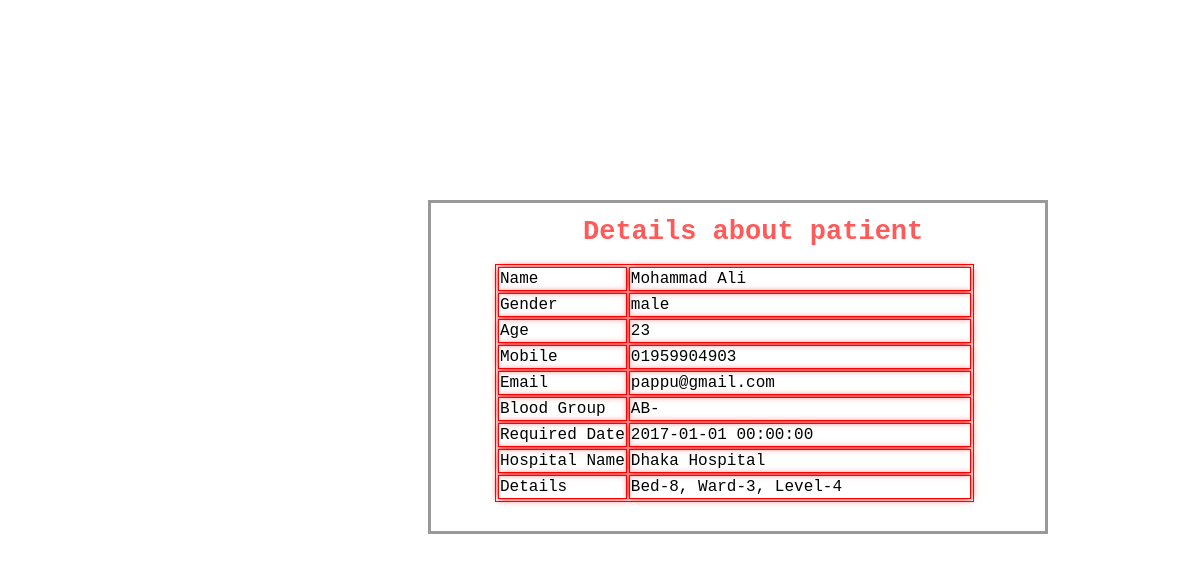
The page /details.php?q=15 on the database its author committed.
### tables this page shows
CREATE TABLE IF NOT EXISTS `requestes` (
  `req_id` int(100) NOT NULL,
  `name` varchar(100) NOT NULL,
  `gender` varchar(100) NOT NULL,
  `age` varchar(100) NOT NULL,
  `mobile` varchar(100) NOT NULL,
  `email` varchar(100) NOT NULL,
  `bgroup` varchar(100) NOT NULL,
  `reqdate` datetime NOT NULL,
  `detail` varchar(500) NOT NULL,
  `hospital_name` varchar(100) NOT NULL
);

### details.php (the view, shortened to what this page needs)
<?php
$cn = makeconnection();
$sql = "select * from requestes where req_id = '". $_REQUEST["q"]."' ";
$query = mysqli_query($cn,$sql);
$result = mysqli_fetch_array($query);
?>
<!DOCTYPE html>
<html>
<head>
	<link rel="stylesheet" href="css/details.css" type="text/css">
</head>
<body>
<div class="main">
<div class="details">
<h2>Details about patient</h2>
<table>
		<tr>
			<td>Name</td>
			<td id="sec"><?php echo $result[1]; ?></td>
		</tr>
		<tr>
			<td>Gender</td>
			<td><?php echo $result[2]; ?></td>
		</tr>
		<tr>
			<td>Age</td>
			<td><?php echo $result[3]; ?></td>
		</tr>
		<tr>
			<td>Mobile</td>
			<td><?php echo $result[4]; ?></td>
		</tr>
		<tr>
			<td>Email</td>
			<td><?php echo $result[5]; ?></td>
		</tr>
		<tr>
			<td>Blood Group</td>
			<td><?php echo $result[6]; ?></td>
		</tr>
		<tr>
			<td>Required Date</td>
			<td><?php echo $result[7]; ?></td>
		</tr>
		<tr>
			<td>Hospital Name</td>
			<td><?php echo $result[9]; ?></td>
		</tr>
		<tr>
			<td>Details</td>
			<td><?php echo $result[8]; ?></td>
		</tr>
</table>
</div>
</div>
</body>
</html>

### css/details.css (style rules this page uses)
* { margin:0, padding:0 }
body { font-family:Courier new; font-size:16px; line-height:20px; color: #000; }
.main { width:620px; margin:200px 420px auto; display:block;overflow:hidden; }
.details { border: 3px solid #999; padding: 29px 64px; }
.details h2 { color: #ff5a5a; font-size: 27px; margin-left: 88px; margin-top: -10px; width: 396px; }
.details table { border: 1px solid #FF0000; }
.details table tr { border: 1px solid #FF0000; }
.details table tr td { border: 1px solid #ff0000; box-shadow: 0px 0px 7px 0px #FF0000; }
#sec { width:338px; }

### rows shown on the page
requestes: name "Mohammad Ali", gender "male", age "23", mobile "01959904903", email "pappu@gmail.com", bgroup "AB-", reqdate "2017-01-01 00:00:00", hospital_name "Dhaka Hospital", detail "Bed-8, Ward-3, Level-4"
